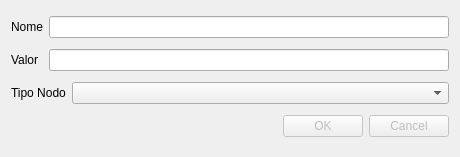
<?xml version="1.0" encoding="UTF-8"?>
<ui version="4.0">
 <class>DialogNovoNodoAmbiente</class>
 <widget class="QDialog" name="DialogNovoNodoAmbiente">
  <property name="geometry">
   <rect>
    <x>0</x>
    <y>0</y>
    <width>460</width>
    <height>157</height>
   </rect>
  </property>
  <property name="windowTitle">
   <string>Dialog</string>
  </property>
  <layout class="QGridLayout" name="gridLayout">
   <item row="0" column="0">
    <widget class="QLabel" name="labelNome">
     <property name="text">
      <string>Nome</string>
     </property>
    </widget>
   </item>
   <item row="0" column="1" colspan="2">
    <widget class="QLineEdit" name="lineEditNome"/>
   </item>
   <item row="1" column="0">
    <widget class="QLabel" name="labelValor">
     <property name="text">
      <string>Valor</string>
     </property>
    </widget>
   </item>
   <item row="1" column="1" colspan="2">
    <widget class="QLineEdit" name="lineEditValorNodo"/>
   </item>
   <item row="2" column="0" colspan="2">
    <widget class="QLabel" name="labelTipoNodo">
     <property name="text">
      <string>Tipo Nodo</string>
     </property>
    </widget>
   </item>
   <item row="2" column="2">
    <widget class="QComboBox" name="comboBoxTipoNodo">
     <property name="currentIndex">
      <number>-1</number>
     </property>
     <property name="modelColumn">
      <number>0</number>
     </property>
     <item>
      <property name="text">
       <string>Variavel</string>
      </property>
     </item>
     <item>
      <property name="text">
       <string>Pergunta</string>
      </property>
     </item>
     <item>
      <property name="text">
       <string>Acao</string>
      </property>
     </item>
    </widget>
   </item>
   <item row="3" column="2">
    <widget class="QDialogButtonBox" name="buttonBoxOk">
     <property name="enabled">
      <bool>false</bool>
     </property>
     <property name="orientation">
      <enum>Qt::Horizontal</enum>
     </property>
     <property name="standardButtons">
      <set>QDialogButtonBox::Cancel|QDialogButtonBox::Ok</set>
     </property>
    </widget>
   </item>
  </layout>
 </widget>
 <resources/>
 <connections>
  <connection>
   <sender>buttonBoxOk</sender>
   <signal>accepted()</signal>
   <receiver>DialogNovoNodoAmbiente</receiver>
   <slot>accept()</slot>
   <hints>
    <hint type="sourcelabel">
     <x>248</x>
     <y>254</y>
    </hint>
    <hint type="destinationlabel">
     <x>157</x>
     <y>274</y>
    </hint>
   </hints>
  </connection>
  <connection>
   <sender>buttonBoxOk</sender>
   <signal>rejected()</signal>
   <receiver>DialogNovoNodoAmbiente</receiver>
   <slot>reject()</slot>
   <hints>
    <hint type="sourcelabel">
     <x>316</x>
     <y>260</y>
    </hint>
    <hint type="destinationlabel">
     <x>286</x>
     <y>274</y>
    </hint>
   </hints>
  </connection>
 </connections>
</ui>
